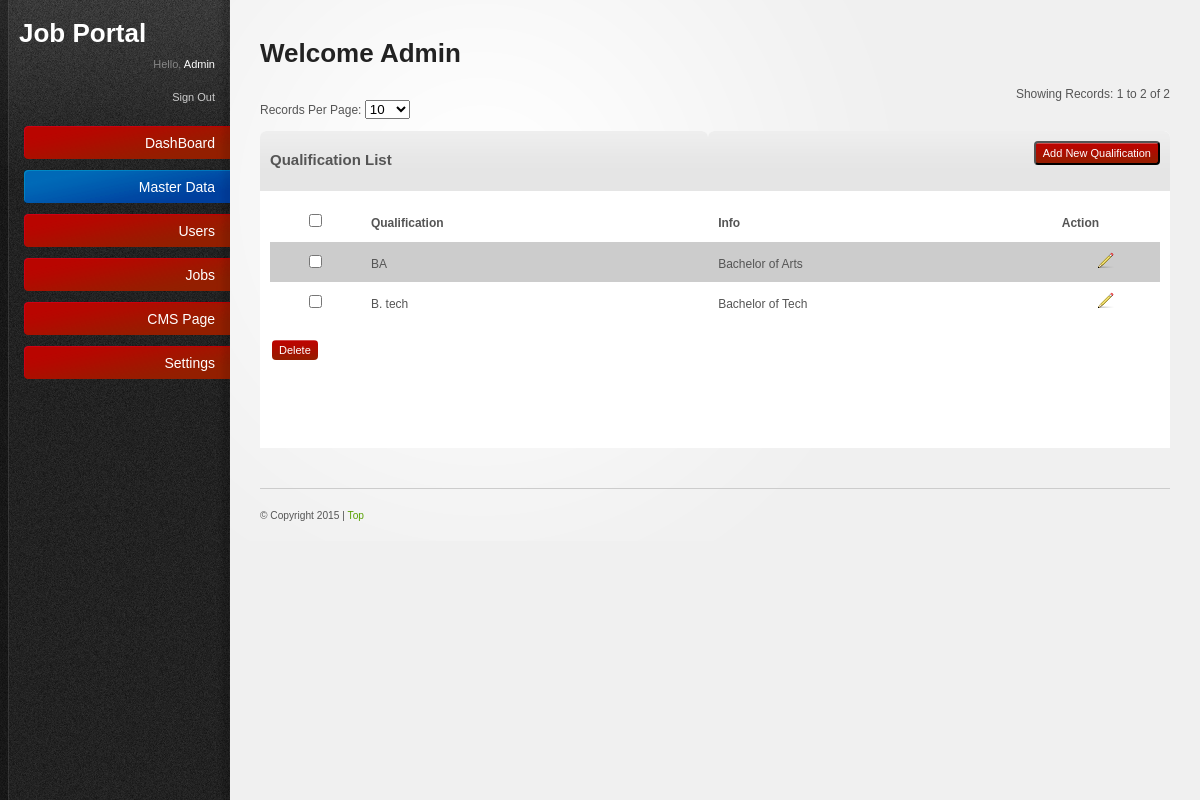
Screenshot of /admin/qualification.php (signed in) with the database file from the repository.
### tables this page shows
CREATE TABLE `qualification` (
  `id` int(11) NOT NULL AUTO_INCREMENT,
  `qname` varchar(255) NOT NULL,
  `qinfo` varchar(255) NOT NULL,
  `created` datetime NOT NULL,
  PRIMARY KEY (`id`)
);

### admin/includes/paging.inc.php (called while the page is built, shortened)
<?php
class Pager {
function pageSize($size)
{
if(!empty($size))
{
return $size;
}else{
return 25;
}
}
function findStart($limit) {
if ((!isset($_GET['page'])) || ($_GET['page'] == "1")) {
$start = 0;
}
else {
$start = ($_GET['page']-1) * $limit;
}
return $start;
}
function pageList($curpage, $pages,$pagesize,$queryString=false)
{
$page_list = "";
$limit=$pages-4;
$startpage=$curpage;
if($pages<=5)
{
$startpage=1;
$lastpage=$pages;
}
elseif($startpage>$limit)
{
$startpage=$limit;
$lastpage=$pages;
}
else
{
$lastpage=$startpage+4;
}
for ($i=$startpage; $i<=$pages and $i<=$lastpage; $i++)
{
if ($i == $curpage)
{
$page_list .= "<b>".$i."</b>";
}
else
{
$page_list .= "<a href=\"".$_SERVER['PHP_SELF']."?page=".$i."&".$queryString."&pagesize=".$pagesize."\" title=\"Page ".$i."\">".$i."</a>";
}
$page_list .= " ";
}
$page_list .= "</td>\n";
return $page_list;
}
function showingRecords($start,$limit,$count) {
$toEnd=$start+$limit;
if($toEnd>$count) {
$endPoint=$count;
}else {
$endPoint=$toEnd;
}
return ($start+1)." to ".$endPoint." of ".$count;
}
}
?>

### admin/qualification.php (the view, shortened to what this page needs)
<?
	require_once("includes/paging.inc.php");
	$paging = new Pager;
	$pagesize=$_GET['pagesize'];
    $sql="select * from qualification where 1 order by id desc";
	 $limit=$paging->pageSize($pagesize);
	$start = $paging->findStart($limit);
	$ExecQuery=mysql_query($sql) or die(mysql_error());
	$count=mysql_num_rows($ExecQuery);
	$showingR=$paging->showingRecords($start,$limit,$count);
	$Exec=mysql_query("$sql $orders LIMIT  $start , $limit") or die(mysql_error());
    $countrecord=mysql_num_rows($Exec);
?>
<!DOCTYPE html PUBLIC "-//W3C//DTD XHTML 1.0 Strict//EN"
"http://www.w3.org/TR/xhtml1/DTD/xhtml1-strict.dtd">
<html xmlns="http://www.w3.org/1999/xhtml">
	<head>
		<link rel="stylesheet" href="resources/css/reset.css" type="text/css" media="screen" />
		<link rel="stylesheet" href="resources/css/style.css" type="text/css" media="screen" />
		<link rel="stylesheet" href="resources/css/invalid.css" type="text/css" media="screen" />
	</head>
	<body>
    <div id="body-wrapper">
	  <? include('left.php');	?>
     <div id="main-content">
			<h2>Welcome <?=ucfirst($_SESSION["username"]); ?></h2>
				 <tr>
		<td>
			<br>
					<?
  if($countrecord>0) {
  ?>
		<div align="right">Showing Records: <?=$showingR?></div>
		<div>Records Per Page:
			<select name="pagesize" id="pagesize" onchange="location.href='qualification.php?&pagesize='+this.value">
           		<option value="10" <? if($pagesize==10){echo "selected";} ?>>10</option>
			 </select>
		</div><br />
		<?
	}
		?>
		</td></tr>
			<table border="0" cellpadding="0" cellspacing="0" width="100%">
			  <tbody>
			  <tr>
				<td class="content-box-header">
					<b style='font-size:15px;'>Qualification List</b>
				   </td>
                   <td class="content-box-header">
					<form name="createCity" method="post" action="qualification_manage.php">
                    <div style="float:right">
                    <input class="button"  type="submit" name="createcity" value="Add New Qualification" >
					</div>
                    </form>
				   </td>
			  </tr>
			</tbody>
			</table>
		<table border="0" cellpadding="0" cellspacing="0">
			<tr>
				<td>
        <form method="post" name="frm" id="form1" onsubmit="return chkForm(this);">
	     <table class="tableList" border="0" cellpadding="0" cellspacing="1" width="100%">
		  <tbody>
  <?
  if($countrecord>0) {
    ?>
		  <tr>
			 <th width="2%" bgcolor="#FFFFFF">
			 	<input name="check_all" id="check_all" value="1" onclick="checkall(this.form)"  type="checkbox">
			  </th>
              <th align="left" width="10%" bgcolor="#FFFFFF"><b>Qualification</b> </th>
              <th align="left" width="10%" bgcolor="#FFFFFF"><b>Info</b> </th>
              <th align="left" width="2%" bgcolor="#FFFFFF"><b>Action</b></th>
              </tr>
              <?
				   $i=0;
              while($records=mysql_fetch_array($Exec)) {
				if($i%2==0){$CL="#CCCCCC";}else{$CL="#FFFFFF";}
              ?>
			  <tr>
				<td align="center" bgcolor='<?=$CL?>'><input name="arr_pd_ids[]" id="arr_pd_ids[]" value="<?=$records['id']?>" type="checkbox"></td>
                <td bgcolor='<?=$CL?>'><? echo $records['qname'];?> </td>
                <td bgcolor='<?=$CL?>'><? echo $records['qinfo'];?> </td>
                <td align="center" bgcolor='<?=$CL?>'><span style="cursor:pointer" onclick="return actionPerform('qualification_manage.php','<?=$records['id']?>','cit_id','frm');">
                     <img src="resources/images/icons/pencil.png" alt="Edit" border="0" height="16" width="16"></span></td>
  			</tr>
              <?
         $i++; }
              ?>
            </tbody>
          </table>
          <table border="0" cellpadding="0" cellspacing="0" width="100%">
          <tbody>
   		  <tr>
            <td style="padding: 2px;" ><br />
			        <input name="Delete" id="Delete"  value="Delete" class="button" onclick="return deleteConfirmFromUser1('arr_pd_ids[]')"
                    type="submit" style="border:0px;" />
            </td>
          </tr>
          <tr>
          	<td>&nbsp;</td>
          </tr>
          <tr>
          	<td>
          		<table border="0" cellpadding="0" cellspacing="0" width="100%">
	          		<tr>
	          			<td width="90%" align="center">
	          			</td>
	          		</tr>
          		</table>
          	</td>
          </tr>
          <?
      }else{
	     echo '<tr>
          	<td align="center">
          		No Records
          	</td>
          </tr>';
      }
          ?>
        </tbody>
        </table>
      </form>
		</td>
			</tr>
        </table>
    <? require('footer.php') ?>
</div>
</div>
</div></body>
</html>

### admin/resources/css/style.css (style rules this page uses)
html { font-size: 100%; height: 100%; margin-bottom: 1px; }
body { font-family: Arial, Helvetica, sans-serif; color: #555; background: #f0f0f0 url('../images/bg-body.gif') top left repeat-y; font-size: 12px; }
#body-wrapper { background: url('../images/bg-radial-gradient.gif') fixed 230px top no-repeat; }
h1, h2, h3, h4, h5, h6 { font-family: Helvetica, Arial, sans-serif; color: #222; font-weight: bold; }
h2 { font-size: 26px; padding: 0 0 10px 0; }
.button { font-family: Verdana, Arial, sans-serif; text-align:center display: inline-block; background: url('../images/bg-button-green.gif') top left repeat-x !important; padding: 4px 7px 4px 7px !important; color: #fff !important; font-size: 11px !important; cursor: pointer; }
#main-content { margin: 0 30px 0 260px; padding: 40px 0 0 0; }
.content-box-header { background: #e5e5e5 url('../images/bg-content-box.gif') top left repeat-x; margin-top: 1px; height: 40px; }
#main-content table { width: 100%; }
#main-content tbody { border-bottom: 1px solid #ddd; }
#main-content tbody tr { background: #fff; }
#main-content table td, #main-content table th { padding: 10px; line-height: 1.3em; }
form input[type="checkbox"], form input[type="radio"] { padding: 0; background: none; border: 0; }

### admin/resources/css/invalid.css (style rules this page uses)
.button, #main-content table tfoot td .bulk-actions select, .pagination a.number, form input.text-input, form textarea, form .wysiwyg, form select, .dp-popup { -moz-border-radius: 4px; -webkit-border-radius: 4px; border-radius: 4px; }
.content-box, .content-box-header, ul.content-box-tabs li a.current, .shortcut-button, .notification { -moz-border-radius: 6px; -webkit-border-radius: 6px; border-radius: 6px; }
.content-box-header { -moz-border-radius-bottomleft: 0; -moz-border-radius-bottomright: 0; -webkit-border-bottom-left-radius: 0; -webkit-border-bottom-right-radius: 0; border-bottom-left-radius: 0; border-bottom-right-radius: 0; }

### rows the page displays
qualification: qname "BA", qinfo "Bachelor of Arts"
qualification: qname "B. tech", qinfo "Bachelor of Tech"

### other values shown
$_SESSION["username"] "Admin"
$showingR "1 to 2 of 2"
